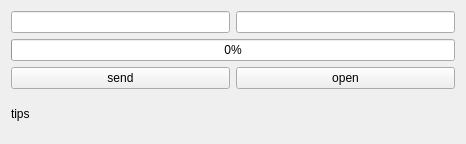
<?xml version="1.0" encoding="UTF-8"?>
<ui version="4.0">
 <class>SendWidget</class>
 <widget class="QMainWindow" name="SendWidget">
  <property name="geometry">
   <rect>
    <x>0</x>
    <y>0</y>
    <width>466</width>
    <height>144</height>
   </rect>
  </property>
  <property name="windowTitle">
   <string>SendWidget</string>
  </property>
  <widget class="QWidget" name="centralWidget">
   <layout class="QVBoxLayout" name="verticalLayout_2">
    <item>
     <layout class="QVBoxLayout" name="verticalLayout">
      <item>
       <layout class="QHBoxLayout" name="horizontalLayout">
        <item>
         <widget class="QLineEdit" name="hostLineEdit"/>
        </item>
        <item>
         <widget class="QLineEdit" name="portLineEdit"/>
        </item>
       </layout>
      </item>
      <item>
       <widget class="QProgressBar" name="clientProgressBar">
        <property name="value">
         <number>0</number>
        </property>
       </widget>
      </item>
      <item>
       <layout class="QHBoxLayout" name="horizontalLayout_2">
        <item>
         <widget class="QPushButton" name="sendButton">
          <property name="text">
           <string>send</string>
          </property>
         </widget>
        </item>
        <item>
         <widget class="QPushButton" name="openButton">
          <property name="text">
           <string>open</string>
          </property>
         </widget>
        </item>
       </layout>
      </item>
      <item>
       <widget class="QLabel" name="clientStatusLabel">
        <property name="text">
         <string>tips</string>
        </property>
       </widget>
      </item>
     </layout>
    </item>
   </layout>
  </widget>
  <widget class="QMenuBar" name="menuBar">
   <property name="geometry">
    <rect>
     <x>0</x>
     <y>0</y>
     <width>466</width>
     <height>23</height>
    </rect>
   </property>
  </widget>
 </widget>
 <layoutdefault spacing="6" margin="11"/>
 <resources/>
 <connections/>
</ui>
